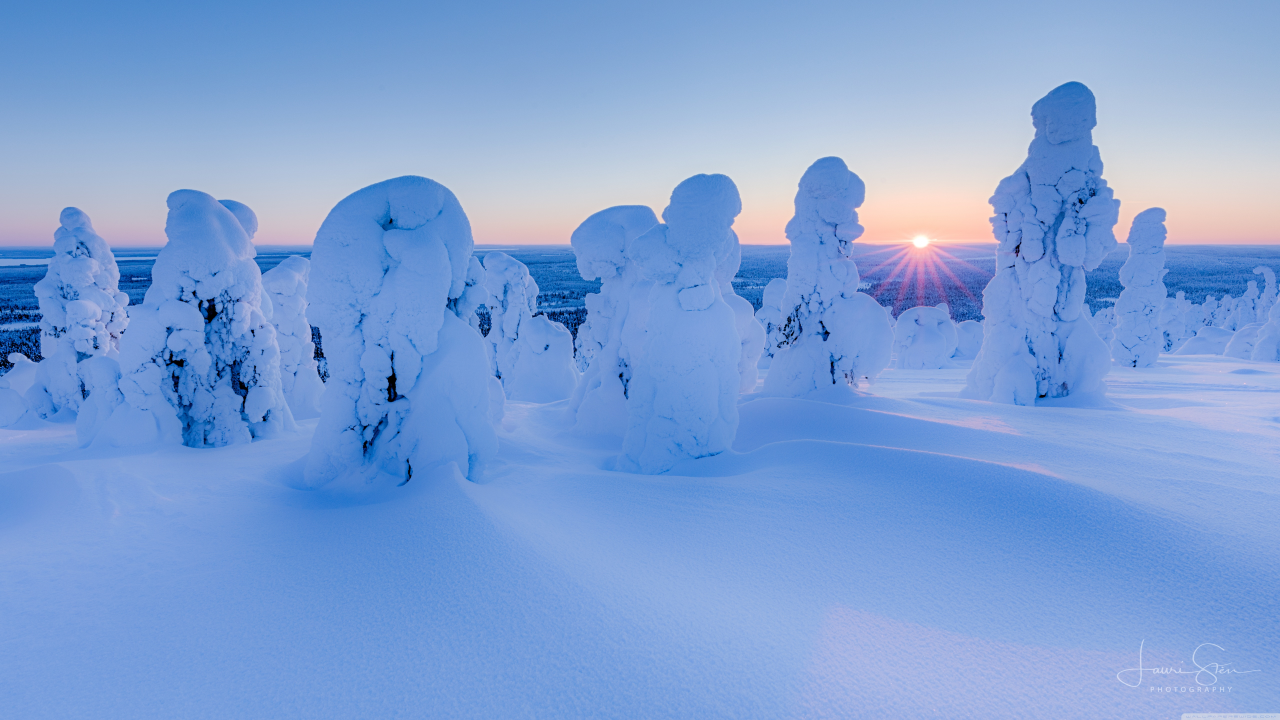
#> input picture openCV/images/h.jpg, 5120 x 2880 px, found by its file name (shown at 1/4 size)
$ python ex33_Affine1.py
#> lines starting #> are read from the running program, lines starting #| are printed output that depends on the picture
import numpy as np
from cv2 import cv2

myImg_ = cv2.imread('E:\\ImageProcessingdenemeleri\\images\\h.jpg')
#> myImg_ is the input picture: shape (2880, 5120, 3); mean B, G, R 213.6, 160.1, 125.9
myImg = cv2.resize(myImg_,(550,250))
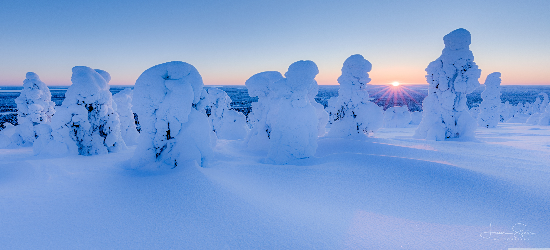
#> myImg: shape (250, 550, 3); mean B, G, R 213.5, 159.9, 125.8

rows,clms = myImg.shape[:2]
#> rows = 250; clms = 550
#shift of (100,50)
translationRatio = np.float32([[1,0,100],[0,1,50]])
#Third argument of the cv2.warpAffine() function is the
# size of the output image, which should be in
# the form of(width, height). Remember width = number of columns,
# and height = number of rows.
final_myImg = cv2.warpAffine(myImg,translationRatio,(clms,rows))
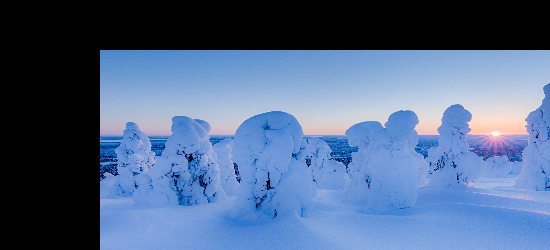
#> final_myImg: shape (250, 550, 3); mean B, G, R 138, 103, 79.8

cv2.imshow('Original Image',myImg)
cv2.imshow('Translated Image',final_myImg)
cv2.waitKey(0)
cv2.destroyAllWindows()
